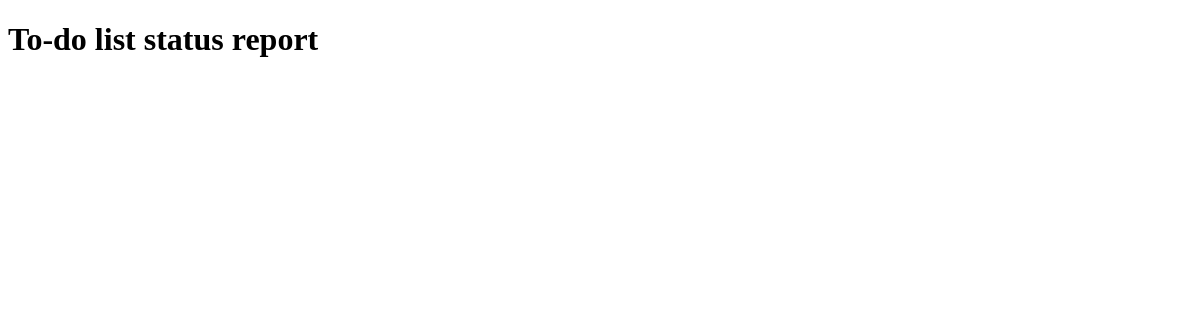
/report/, run on an earlier commit of the app's database.
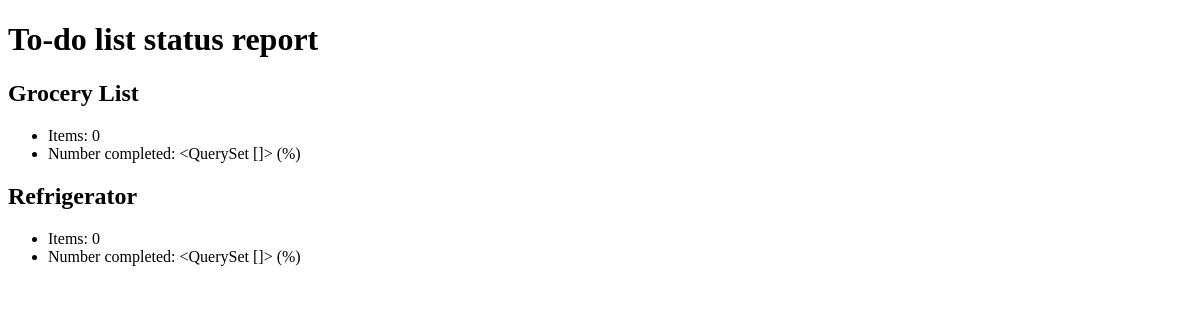
And on a later commit of the database.
### mainpage/models.py (models this page shows, shortened)
class List(models.Model):
	name = models.CharField(max_length=250, unique=True)
	class Meta:
		ordering = ['name']
	class Admin:
		pass

### mainpage/views.py (the view)
# urls.py: url(r'^report/$', 'mainpage.views.report'),
def report(request):
    todo_listing = []
    for todo_list in List.objects.all():
        todo_dict = {}
        todo_dict['list_object'] = todo_list
        todo_dict['item_count'] = todo_list.item_set.count()
        todo_dict['items_complete'] = todo_list.item_set.filter(completed=True)
        todo_listing.append(todo_dict)
    return render_to_response('status_report.html', {'todo_listing' : todo_listing})

### mainpage/templates/status_report.html (shortened to what this page needs)
<!DOCTYPE html PUBLIC "-//W3C//DTD XHTML 1.0 Strict//EN" "http://www.w3.org/TR/xhtml1/DTD/xhtml1-strict.dtd">
<html xmlns="http://www.w3.org/1999/xhtml">
  <head>
  </head>
  <body>
    <h1>To-do list status report</h1>
  {% for list_dict in todo_listing %}
    <h2>{{ list_dict.list_object.name }}</h2>
    <ul>
      <li>Items: {{ list_dict.item_count }}</li>
      <li>Number completed: {{ list_dict.items_complete }} ({{ list_dict.percent_complete }}%)</li>
    </ul>
  {% endfor %}
    </body>
</html>

What changed in the data, as far as the page shows it:
added List: list_object.name "Grocery List", item_count "0", items_complete "<QuerySet []>"
added List: list_object.name "Refrigerator", item_count "0", items_complete "<QuerySet []>"
